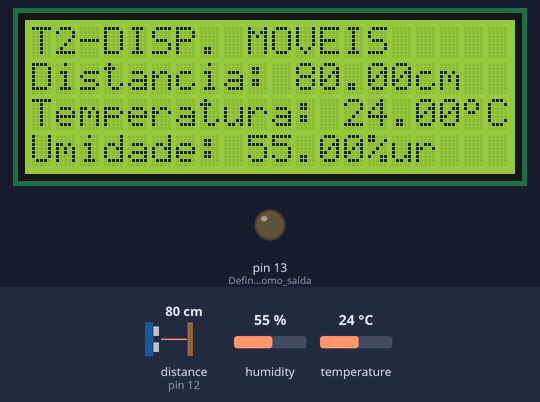
Recording of a sketch running on a simulated Arduino Uno, built with avr-gcc and run on an emulated ATmega328P. Parts: 20×4 character LCD, output pins drawn as LEDs (lit = HIGH). The test bench sets the inputs (shaded band); at power-on: distance to the obstacle (sensor on pin 12) 80 cm, humidity 55 %, temperature 24 °C. The echo pulse lasts 58.3 µs per cm.

Above: at 1.2 s.
1.3 s: distance to the obstacle (sensor on pin 12) set to 2 cm
At 3.4 s:
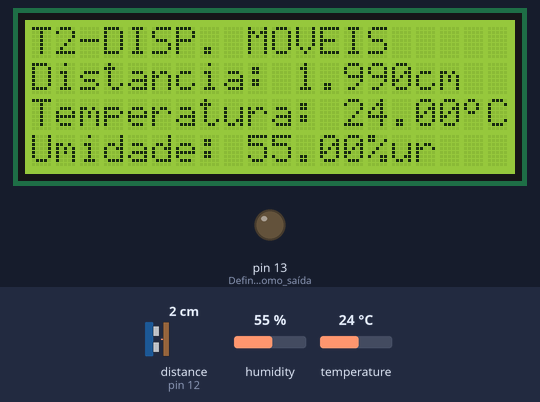
3.7 s: humidity set to 22 %
At 5.0 s:
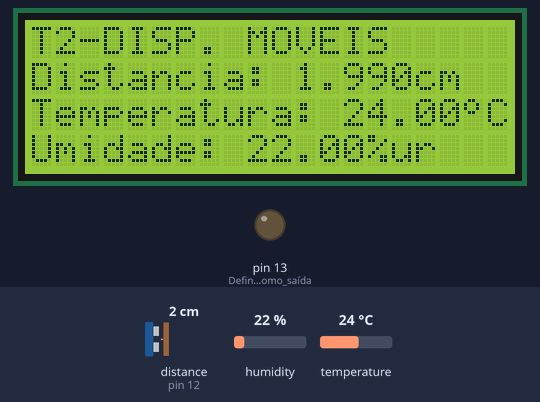
5.9 s: temperature set to 12 °C
At 7.2 s:
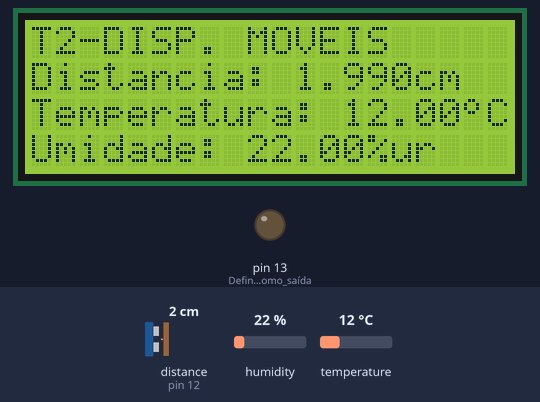
8.1 s: distance to the obstacle (sensor on pin 12) set to 4 cm
10.2 s: humidity set to 40 %
At 11.6 s:
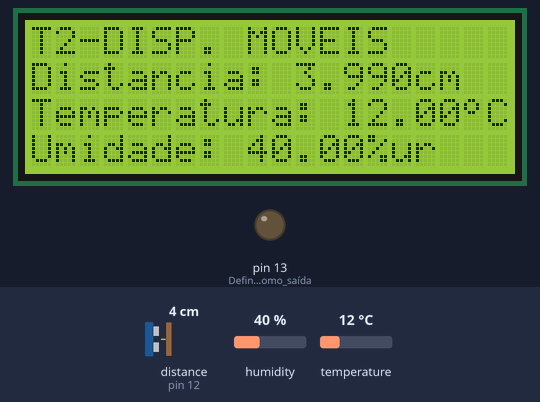
12.4 s: distance to the obstacle (sensor on pin 12) set to 9 cm
Timing chart, 0 to 15.4 s (numbered marks = the images above; inputs shaded):
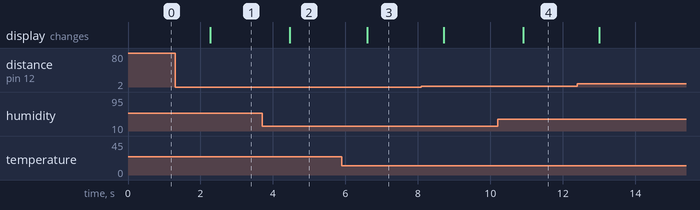

Measured:
- after the input at 1.3 s, the display: changes after 0.97 s (image 1)
- after the input at 3.7 s, the display: changes after 0.76 s (image 2)
- after the input at 5.9 s, the display: changes after 0.71 s (image 3)
- after the input at 10.2 s, the display: changes after 0.71 s (image 4)

The sketch:

home_automation.ino
```cpp
#include <Wire.h>
#include <LiquidCrystal_I2C.h>
#include <DHT.h>
#include <Ultrasonic.h>
#include <SoftwareSerial.h>

/*Pinos*/
#define trig_pin 11
#define echo_pin 12
#define DHTPIN 8
#define DHTTYPE DHT22

// Inicializa o display no endereco 0x3F
LiquidCrystal_I2C lcd(0x3f, 2, 1, 0, 4, 5, 6, 7, 3, POSITIVE);

/*Inicialização dos sensores*/
Ultrasonic ultrassom(trig_pin, echo_pin);
DHT rht03(DHTPIN, DHTTYPE);
SoftwareSerial bluetooth(0, 1);

//Símbolo º
byte grau[8] = { B00001100,
                 B00010010,
                 B00010010,
                 B00001100,
                 B00000000,
                 B00000000,
                 B00000000,
                 B00000000,
               };

void setup()
{
  pinMode(13, OUTPUT); // Define pino como saída
  digitalWrite(13, LOW); // Seta pino com nível baixo
  lcd.begin (20, 4);
  lcd.clear();
  lcd.createChar(0, grau);
  rht03.begin();
}

void loop()
{
  long time;
  float temperatura, umidade, distancia;
  float temp1, temp2, temp3, umid1, umid2, umid3;
  char data1[50], data2[50], data3[50];
  String data_bluetooth = "";
  String sensor = "SENSOR";
  String split = "*";

  /*Sensor de Ultrassom*/
  time = ultrassom.timing();
  distancia = ultrassom.convert(time, Ultrasonic::CM);

  /*Sensor de Temperatura e Umidade*/
  temperatura = rht03.readTemperature();
  umidade = rht03.readHumidity();

  /*Converte de float para String*/
  dtostrf(temperatura, 6, 2, data1);
  dtostrf(umidade, 6, 2, data2);
  dtostrf(distancia, 6, 2, data3);
  data_bluetooth = sensor + split + data1[1] + split + data1[2] + split + data1[4] + split + data2[1] + split + data2[2] + split + data2[4] + split + data3;

  /*Envio dos dados via bluetooth*/
  /*bluetooth.print(data_bluetooth);
    delay(500);*/
  lcd.setCursor(0, 0);
  lcd.print("T2-DISP. MOVEIS");
  lcd.setCursor(0, 1);
  lcd.print("Distancia: ");
  lcd.print(distancia);
  lcd.setCursor(16, 1);
  lcd.print("cm");
  lcd.setCursor(0,2);
  lcd.print("Temperatura: ");
  lcd.print(temperatura);
  lcd.setCursor(18,2);
  lcd.write((byte)0);
  lcd.print("C");
  lcd.setCursor(0,3);
  lcd.print("Umidade: ");
  lcd.print(umidade);
  lcd.setCursor(14,3);
  lcd.print("%ur");
  delay(1000);
}
```
